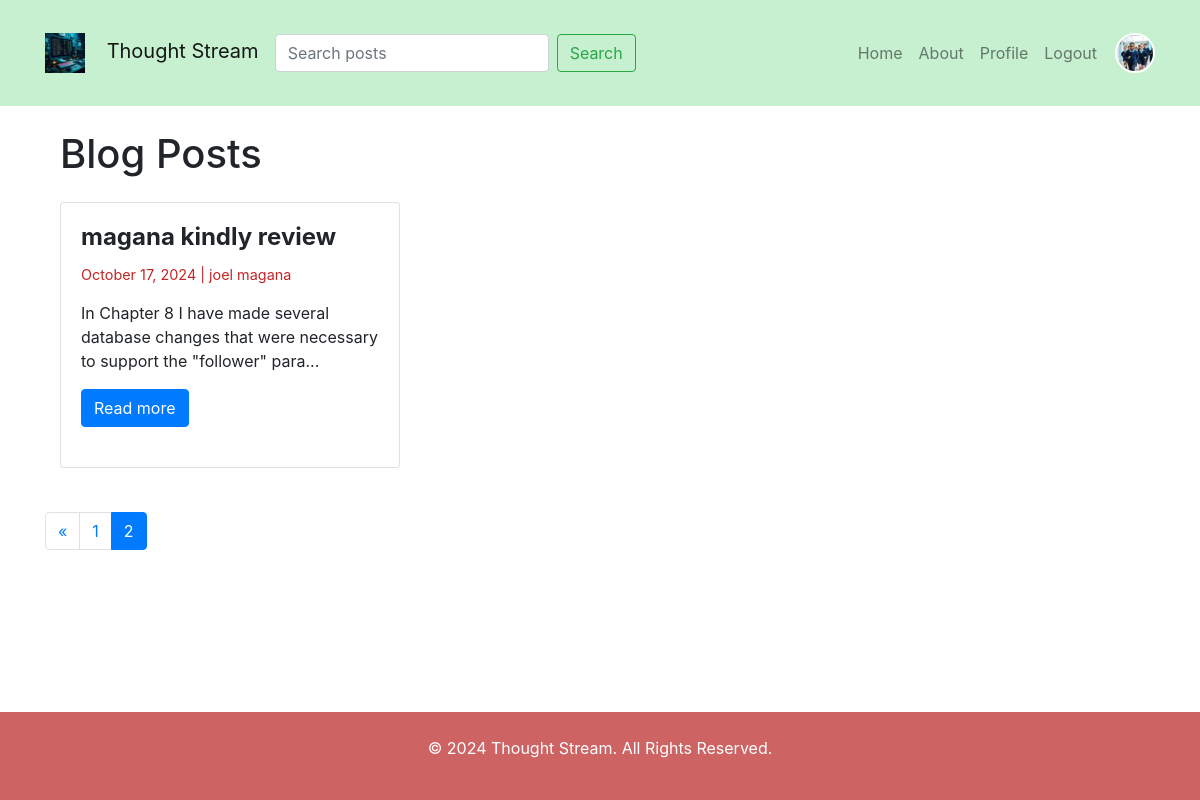
/posts?page=2 (signed in), run on the app's committed database.
### models.py (models this page shows, shortened)
class Post(db.Model):
    id = db.Column(db.Integer, primary_key=True)
    title = db.Column(db.String(150), nullable=False)
    body = db.Column(db.Text, nullable=False)
    date_posted = db.Column(db.DateTime, nullable=False, default=datetime.now(timezone.utc))
    user_id = db.Column(db.Integer, db.ForeignKey('user.id'), nullable=False)
    author = db.relationship('User', backref='posts', lazy=True)
    comments = db.relationship('Comment', backref='post_comments', lazy=True)
    likes = db.relationship('Like', backref='post_likes', lazy=True)

class User(db.Model, UserMixin):
    id = db.Column(db.Integer, primary_key = True)
    username = db.Column(db.String(150), unique=True, nullable=False)
    email = db.Column(db.String(100), unique = True, nullable=False)
    password = db.Column(db.String(150), nullable=False)
    def get_id(self):
        return self.id

### routes.py (the view)
    @app.route('/posts')
    def posts():
        page = request.args.get('page', 1, type=int)
        all_posts = Post.query.order_by(Post.date_posted.desc()).paginate(page=page, per_page=1)
        if all_posts:
            return render_template('posts.html', posts=all_posts)
        return render_template('404.html'), 404

### app.py (called while the page is built)
def create_app():
    app = Flask(__name__)
    app.config['SECRET_KEY'] = 'i dont know'
    app.config['SQLALCHEMY_DATABASE_URI'] = 'sqlite:///flasker.db'
    app.config['CACHE_TYPE'] = 'redis'
    app.config['CACHE_REDIS_HOST'] = 'localhost'
    app.config['CACHE_REDIS_PORT'] = '6379'
    cache = Cache(app)
    db.init_app(app)
    bcrypt.init_app(app)
    login_manager.init_app(app)
    cache.init_app(app)
    @login_manager.user_loader
    def load_user(userid):
        return User.query.get(int(userid))
    from routes import init_routes
    init_routes(app, db, bcrypt,cache)
    migrate= Migrate(app,db)
    return app

### templates/posts.html (shortened to what this page needs)
{% extends 'base.html' %}
{% block content %}
<div class="container mt-4">
    <h1 class="mb-4">Blog Posts</h1>
    <div class="row">
        {% for post in posts %}
        <div class="col-md-4 mb-4">
            <div class="card h-100">
                <div class="card-body">
                    <h2 class="card-title">{{ post.title }}</h2>
                    <p class="date-author">{{post.date_posted.strftime('%B %d, %Y')}} | {{ post.author.username }}</p>
                    <p class="card-text">{{ post.body[:100] }}...</p>
                    <a class="btn btn-primary" href="{{ url_for('post_detail', post_id=post.id) }}">Read more</a>
                </div>
            </div>
        </div>
        {% endfor %}
    </div>
</div>
<nav aria-label="Page navigation">
    <ul class="pagination">
      {% if posts.has_prev %}
        <li class="page-item">
          <a class="page-link" href="{{ url_for('posts', page=posts.prev_num) }}" aria-label="Previous">
            <span aria-hidden="true">&laquo;</span>
          </a>
        </li>
      {% endif %}
      {% for page_num in posts.iter_pages() %}
        {% if page_num %}
          <li class="page-item {% if page_num == posts.page %}active{% endif %}">
            <a class="page-link" href="{{ url_for('posts', page=page_num) }}">{{ page_num }}</a>
          </li>
        {% else %}
          <li class="page-item"><span class="page-link">...</span></li>
        {% endif %}
      {% endfor %}
    </ul>
  </nav>
{% endblock %}

### static/styles.css (style rules this page uses)
body { font-family: Arial, sans-serif; margin: 0; padding: 0; background-color: #93d675; font-weight: bold; }
.container { width: 98%; margin: 20px auto; }
.card { margin-bottom: 20px; }
.card-title { font-size: 1.5rem; font-weight: bold; }
.card-text { font-size: 1rem; }
.date-author { font-size: 0.9rem; color: rgb(196, 38, 38); }

### data on the page
Post: title "magana kindly review", date_posted "October 17, 2024", author.username "joel magana", body "In Chapter 8 I have made several database changes that were necessary to support the \"follower\" para"

### other printed values
{{ page_num }} "1" "2"
